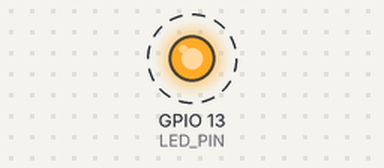
The program below on a simulated ESP32. On the bench: output pins drawn as LEDs (lit = HIGH). Dashed ring = blinking. What the program prints to the serial monitor is not drawn.

Above: at 0.5 s.
Timing chart, 0 to 4.6 s (numbered marks = the images above):
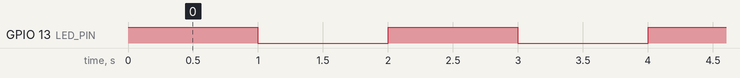

Measured:
- by itself, GPIO 13 (LED_PIN): alternates HIGH for 1.0 s and LOW for 1.0 s

The program:

main.cpp
```cpp
#include <Arduino.h>

// Define LED_PIN as the pin number where the onboard LED is connected.
// On most Arduino boards, including the Feather, it's usually pin 13.
const int LED_PIN = 13;

void setup() {
  // Initialize the LED pin as an output.
  pinMode(LED_PIN, OUTPUT);

  // Initialize the serial communication at 9600 baud rate.
  Serial.begin(9600);
}

void loop() {
  // Turn the LED on by making the voltage HIGH.
  digitalWrite(LED_PIN, HIGH);

  // Print to the Serial Monitor.
  Serial.println("LED ON");

  // Wait for a second.
  delay(1000);

  // Turn the LED off by making the voltage LOW.
  digitalWrite(LED_PIN, LOW);

  // Print to the Serial Monitor.
  Serial.println("LED OFF");

  // Wait for a second.
  delay(1000);
}
```
